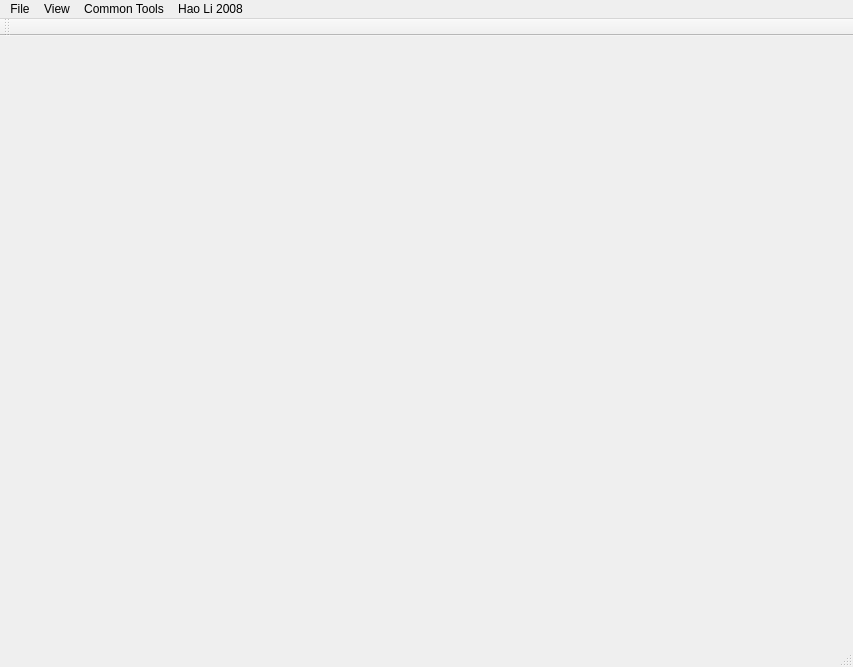
<?xml version="1.0" encoding="UTF-8"?>
<ui version="4.0">
 <class>DeformableRegistrationClass</class>
 <widget class="QMainWindow" name="DeformableRegistrationClass">
  <property name="geometry">
   <rect>
    <x>0</x>
    <y>0</y>
    <width>853</width>
    <height>667</height>
   </rect>
  </property>
  <property name="windowTitle">
   <string>DeformableRegistration</string>
  </property>
  <widget class="QWidget" name="centralWidget">
   <layout class="QHBoxLayout" name="horizontalLayout">
    <property name="margin">
     <number>0</number>
    </property>
    <item>
     <widget class="Viewer" name="view" native="true"/>
    </item>
   </layout>
  </widget>
  <widget class="QMenuBar" name="menuBar">
   <property name="geometry">
    <rect>
     <x>0</x>
     <y>0</y>
     <width>853</width>
     <height>21</height>
    </rect>
   </property>
   <widget class="QMenu" name="menuFile">
    <property name="title">
     <string>File</string>
    </property>
    <addaction name="actionNew"/>
    <addaction name="separator"/>
    <addaction name="actionOpenTemplate"/>
    <addaction name="actionOpenTarget"/>
    <addaction name="separator"/>
    <addaction name="actionSaveTemplate"/>
    <addaction name="actionSaveTarget"/>
    <addaction name="separator"/>
    <addaction name="actionExit"/>
   </widget>
   <widget class="QMenu" name="menuHaoLi2008">
    <property name="title">
     <string>Hao Li 2008</string>
    </property>
    <addaction name="separator"/>
    <addaction name="actionInitalize_HaoLi"/>
    <addaction name="actionStart_HaoLi"/>
   </widget>
   <widget class="QMenu" name="menuCommon_Tools">
    <property name="title">
     <string>Common Tools</string>
    </property>
    <widget class="QMenu" name="menuSampling">
     <property name="title">
      <string>Sampling</string>
     </property>
     <addaction name="actionRANDOM"/>
     <addaction name="actionQuadricFitting"/>
     <addaction name="actionDartThrowing"/>
    </widget>
    <addaction name="actionDecimate"/>
    <addaction name="menuSampling"/>
    <addaction name="actionEmbededDeformation"/>
   </widget>
   <widget class="QMenu" name="menuView">
    <property name="title">
     <string>View</string>
    </property>
    <widget class="QMenu" name="menuProjection">
     <property name="title">
      <string>Projection</string>
     </property>
     <addaction name="actionPerspective"/>
     <addaction name="actionOrthogonal"/>
    </widget>
    <widget class="QMenu" name="menuTemplateMesh">
     <property name="title">
      <string>Template Mesh</string>
     </property>
     <addaction name="actionSolid"/>
     <addaction name="actionWireframe"/>
     <addaction name="actionFlat"/>
     <addaction name="actionSmooth"/>
     <addaction name="separator"/>
     <addaction name="actionTemplateVisible"/>
     <addaction name="separator"/>
     <addaction name="actionTransparent"/>
    </widget>
    <widget class="QMenu" name="menuTarget_Mesh">
     <property name="title">
      <string>Target Mesh</string>
     </property>
     <addaction name="actionPoints"/>
     <addaction name="actionWireframe_2"/>
     <addaction name="actionFlat_2"/>
     <addaction name="actionSmooth_2"/>
     <addaction name="separator"/>
     <addaction name="actionTargetVisible"/>
     <addaction name="separator"/>
     <addaction name="actionTransparent_2"/>
    </widget>
    <addaction name="menuProjection"/>
    <addaction name="separator"/>
    <addaction name="menuTemplateMesh"/>
    <addaction name="menuTarget_Mesh"/>
    <addaction name="actionDeformationGraph"/>
   </widget>
   <addaction name="menuFile"/>
   <addaction name="menuView"/>
   <addaction name="menuCommon_Tools"/>
   <addaction name="menuHaoLi2008"/>
  </widget>
  <widget class="QToolBar" name="mainToolBar">
   <attribute name="toolBarArea">
    <enum>TopToolBarArea</enum>
   </attribute>
   <attribute name="toolBarBreak">
    <bool>false</bool>
   </attribute>
  </widget>
  <widget class="QStatusBar" name="statusBar"/>
  <action name="actionNew">
   <property name="text">
    <string>New</string>
   </property>
  </action>
  <action name="actionOpenTemplate">
   <property name="text">
    <string>Open Template...</string>
   </property>
  </action>
  <action name="actionOpenTarget">
   <property name="text">
    <string>Open Target...</string>
   </property>
  </action>
  <action name="actionSaveTemplate">
   <property name="text">
    <string>Save Template...</string>
   </property>
  </action>
  <action name="actionSaveTarget">
   <property name="text">
    <string>Save Target...</string>
   </property>
  </action>
  <action name="actionExit">
   <property name="text">
    <string>Exit</string>
   </property>
  </action>
  <action name="actionDecimate">
   <property name="text">
    <string>Decimate</string>
   </property>
  </action>
  <action name="actionRANDOM">
   <property name="text">
    <string>RANDOM</string>
   </property>
  </action>
  <action name="actionQuadricFitting">
   <property name="text">
    <string>Quadric_Fitting</string>
   </property>
  </action>
  <action name="actionDartThrowing">
   <property name="text">
    <string>Dart_Throwing</string>
   </property>
  </action>
  <action name="actionEmbededDeformation">
   <property name="text">
    <string>Embeded Deformation</string>
   </property>
  </action>
  <action name="actionPerspective">
   <property name="text">
    <string>Perspective</string>
   </property>
  </action>
  <action name="actionOrthogonal">
   <property name="text">
    <string>Orthogonal</string>
   </property>
  </action>
  <action name="actionSolid">
   <property name="text">
    <string>Points</string>
   </property>
  </action>
  <action name="actionWireframe">
   <property name="text">
    <string>Wireframe</string>
   </property>
  </action>
  <action name="actionFlat">
   <property name="text">
    <string>Flat</string>
   </property>
  </action>
  <action name="actionSmooth">
   <property name="text">
    <string>Smooth</string>
   </property>
  </action>
  <action name="actionVisible">
   <property name="text">
    <string>Show</string>
   </property>
  </action>
  <action name="actionTemplateVisible">
   <property name="checkable">
    <bool>true</bool>
   </property>
   <property name="checked">
    <bool>true</bool>
   </property>
   <property name="text">
    <string>Visible</string>
   </property>
  </action>
  <action name="actionTransparent">
   <property name="text">
    <string>Transparent...</string>
   </property>
  </action>
  <action name="actionPoints">
   <property name="text">
    <string>Points</string>
   </property>
  </action>
  <action name="actionWireframe_2">
   <property name="text">
    <string>Wireframe</string>
   </property>
  </action>
  <action name="actionFlat_2">
   <property name="text">
    <string>Flat</string>
   </property>
  </action>
  <action name="actionSmooth_2">
   <property name="text">
    <string>Smooth</string>
   </property>
  </action>
  <action name="actionShow">
   <property name="text">
    <string>Show</string>
   </property>
  </action>
  <action name="actionTargetVisible">
   <property name="checkable">
    <bool>true</bool>
   </property>
   <property name="checked">
    <bool>true</bool>
   </property>
   <property name="text">
    <string>Visible</string>
   </property>
  </action>
  <action name="actionTransparent_2">
   <property name="text">
    <string>Transparent...</string>
   </property>
  </action>
  <action name="actionShow_2">
   <property name="text">
    <string>Show</string>
   </property>
  </action>
  <action name="actionHide_3">
   <property name="text">
    <string>Hide</string>
   </property>
  </action>
  <action name="actionDeformationGraph">
   <property name="checkable">
    <bool>true</bool>
   </property>
   <property name="checked">
    <bool>false</bool>
   </property>
   <property name="text">
    <string>Deformation Graph</string>
   </property>
  </action>
  <action name="actionSource_Mesh">
   <property name="checkable">
    <bool>true</bool>
   </property>
   <property name="checked">
    <bool>true</bool>
   </property>
   <property name="text">
    <string>Source Mesh</string>
   </property>
  </action>
  <action name="actionTarget_Mesh">
   <property name="checkable">
    <bool>true</bool>
   </property>
   <property name="checked">
    <bool>true</bool>
   </property>
   <property name="text">
    <string>Target Mesh</string>
   </property>
  </action>
  <action name="actionDeformation_Graph">
   <property name="checkable">
    <bool>true</bool>
   </property>
   <property name="text">
    <string>Deformation Graph</string>
   </property>
  </action>
  <action name="actionOpen_Soucr_Mesh">
   <property name="text">
    <string>Open Soucr Mesh</string>
   </property>
  </action>
  <action name="actionOpen_Target_Mesh">
   <property name="text">
    <string>Open Target Mesh</string>
   </property>
  </action>
  <action name="actionInitalize_HaoLi">
   <property name="text">
    <string>Initalize</string>
   </property>
  </action>
  <action name="actionStart_HaoLi">
   <property name="text">
    <string>Start</string>
   </property>
  </action>
 </widget>
 <layoutdefault spacing="6" margin="11"/>
 <customwidgets>
  <customwidget>
   <class>Viewer</class>
   <extends>QWidget</extends>
   <header>Viewer.h</header>
   <container>1</container>
  </customwidget>
 </customwidgets>
 <resources>
  <include location="DeformableRegistration.qrc"/>
 </resources>
 <connections/>
</ui>
